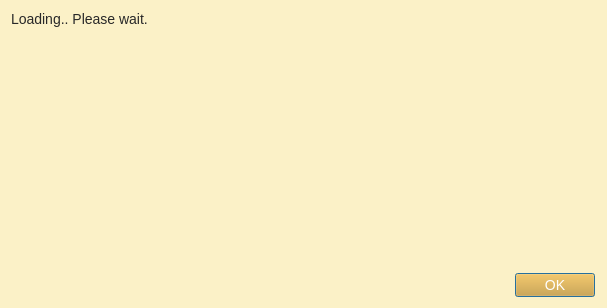
<?xml version="1.0" encoding="UTF-8"?>
<ui version="4.0">
 <class>ProjectWelcomeDialog</class>
 <widget class="QDialog" name="ProjectWelcomeDialog">
  <property name="windowModality">
   <enum>Qt::WindowModal</enum>
  </property>
  <property name="geometry">
   <rect>
    <x>0</x>
    <y>0</y>
    <width>607</width>
    <height>308</height>
   </rect>
  </property>
  <property name="windowTitle">
   <string>Welcome</string>
  </property>
  <property name="styleSheet">
   <string notr="true">QWidget{
	background-color: #fbf1c7;
}
QMenuBar::item{
	background-color: #fbf1c7;
}
QDockWidget::title{
	background: #d5c4a1;
	padding-left: 5px;
}
QDockWidget, QMenuBar{
    color: #282828;
    font: bold 14px;
}
QTextEdit, QPlainTextEdit, QLineEdit, QSpinBox, QComboBox {
  background-color: #d5c4a1;
  color: #282828;
}
QTextEdit#uiConsoleTextEdit {
  background-color: #fbf1c7;
  color: #282828;
  font: 13px;
}
QTabWidget {
	font: 14px;
	border-top: 2px;
}
QTabBar::tab {
    background: #d5c4a1;
    color: #282828;
    min-width: 8ex;
    padding: 2px;
	border-top-right-radius: 6px;
	border-top-left-radius: 6px;
}
QTabBar::tab:selected {
    background: #458588;
	color: #FFFFFF;
}
QGroupBox {
    color: #076678;
    font: 14px;
    padding: 15px;
    border-style: none;
}
QMainWindow::separator {
	background: #d5c4a1;
	width: 1px;
	height: 1px;
}
QComboBox {
	selection-background-color: #458588;
	selection-color: #FFFFFF;
}

QToolBar{
	background: #d5c4a1;
	border: 0px;
}
QPushButton {
	background-color: #d79921;
    color: #FFFFFF;
	font: 14px;
}
QToolButton {
	background-color: #d79921;
    color: #FFFFFF;
	font: 14px;
}
QTreeWidget, QListWidget {
	background-color: #fbf1c7;
	color: #282828;
    alternate-background-color: #d5c4a1; 
	font: 14px;
}
QTreeWidget#uiTreeWidget {
	background-color: #d5c4a1;
	color: #282828;
	font: bold 16px;
}
QTreeWidget::item:selected, QTreeWidget::item:hover, QMenu::item:selected,QToolButton::hover,QPushButton::hover,QTabBar::tab:hover {
	background-color: #458588;
	color: #FFFFFF;
}
QMenu {
	background-color: #fbf1c7;
    color: #282828;
}
QLabel {
	color: #282828;
	font: 14px;
}
QLabel#uiTitleLabel {
	color: #282828;
	font: bold 16px;
}

QAbstractScrollArea::corner {
    background: #fbf1c7;
}
QScrollBar::handle:horizontal {
    background: #d5c4a1;
    min-width: 20px;
}
QScrollBar::handle:vertical {
    background: #d5c4a1;
    min-width: 20px;
}
QScrollBar:vertical {
    width: 6px;
}
QScrollBar:horizontal {
    height: 6px;
}
QScrollBar::up-arrow:vertical, QScrollBar::down-arrow:vertical, QScrollBar::down-arrow:horizontal, QScrollBar::up-arrow:horizontal { 
	border: 0px;
    height: 0px; 
    width: 0px; 
}
         
QScrollBar::add-page:horizontal, QScrollBar::sub-page:horizontal, QScrollBar::add-page:vertical, QScrollBar::sub-page:vertical {
  background: none
}
QStatusBar {
	background-color: #d5c4a1;
	color: #282828;
}

QRadioButton, QCheckBox {
  color: #282828;
}
QRadioButton::disabled, QCheckBox::disabled {
  color: gray;
}


</string>
  </property>
  <property name="modal">
   <bool>true</bool>
  </property>
  <layout class="QVBoxLayout" name="verticalLayout">
   <property name="rightMargin">
    <number>12</number>
   </property>
   <item>
    <widget class="QLabel" name="label">
     <property name="sizePolicy">
      <sizepolicy hsizetype="Preferred" vsizetype="Minimum">
       <horstretch>0</horstretch>
       <verstretch>0</verstretch>
      </sizepolicy>
     </property>
     <property name="text">
      <string>&lt;html&gt;&lt;head/&gt;&lt;body&gt;&lt;p&gt;Loading.. Please wait.&lt;/p&gt;&lt;/body&gt;&lt;/html&gt;</string>
     </property>
     <property name="textFormat">
      <enum>Qt::RichText</enum>
     </property>
     <property name="scaledContents">
      <bool>false</bool>
     </property>
     <property name="alignment">
      <set>Qt::AlignLeading|Qt::AlignLeft|Qt::AlignTop</set>
     </property>
     <property name="wordWrap">
      <bool>true</bool>
     </property>
    </widget>
   </item>
   <item>
    <layout class="QGridLayout" name="gridLayout"/>
   </item>
   <item>
    <layout class="QHBoxLayout" name="horizontalLayout">
     <property name="spacing">
      <number>20</number>
     </property>
     <item>
      <spacer name="horizontalSpacer">
       <property name="orientation">
        <enum>Qt::Horizontal</enum>
       </property>
       <property name="sizeType">
        <enum>QSizePolicy::Expanding</enum>
       </property>
       <property name="sizeHint" stdset="0">
        <size>
         <width>40</width>
         <height>20</height>
        </size>
       </property>
      </spacer>
     </item>
     <item>
      <widget class="QDialogButtonBox" name="uiOkButton">
       <property name="sizePolicy">
        <sizepolicy hsizetype="Fixed" vsizetype="Fixed">
         <horstretch>0</horstretch>
         <verstretch>0</verstretch>
        </sizepolicy>
       </property>
       <property name="orientation">
        <enum>Qt::Horizontal</enum>
       </property>
       <property name="standardButtons">
        <set>QDialogButtonBox::Ok</set>
       </property>
      </widget>
     </item>
    </layout>
   </item>
  </layout>
 </widget>
 <resources>
  <include location="../../resources/resources.qrc"/>
 </resources>
 <connections/>
</ui>
